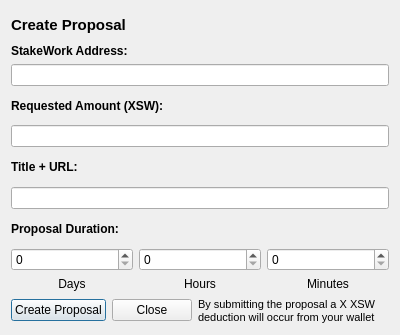
<?xml version="1.0" encoding="UTF-8"?>
<ui version="4.0">
 <class>CommunityFundCreateProposalDialog</class>
 <widget class="QDialog" name="CommunityFundCreateProposalDialog">
  <property name="geometry">
   <rect>
    <x>0</x>
    <y>0</y>
    <width>400</width>
    <height>335</height>
   </rect>
  </property>
  <property name="windowTitle">
   <string>Create Proposal</string>
  </property>
  <layout class="QVBoxLayout" name="verticalLayout_2">
   <item>
    <layout class="QVBoxLayout" name="verticalLayoutProposalDialog">
     <item>
      <widget class="QLabel" name="labelCreateProposalTitle">
       <property name="sizePolicy">
        <sizepolicy hsizetype="Preferred" vsizetype="Minimum">
         <horstretch>0</horstretch>
         <verstretch>0</verstretch>
        </sizepolicy>
       </property>
       <property name="font">
        <font>
         <pointsize>11</pointsize>
         <weight>75</weight>
         <bold>true</bold>
        </font>
       </property>
       <property name="text">
        <string>Create Proposal</string>
       </property>
      </widget>
     </item>
     <item>
      <widget class="QLabel" name="labelStakeWorkAddressTitle">
       <property name="sizePolicy">
        <sizepolicy hsizetype="Preferred" vsizetype="Maximum">
         <horstretch>0</horstretch>
         <verstretch>0</verstretch>
        </sizepolicy>
       </property>
       <property name="font">
        <font>
         <weight>75</weight>
         <bold>true</bold>
        </font>
       </property>
       <property name="text">
        <string>StakeWork Address:</string>
       </property>
      </widget>
     </item>
     <item>
      <widget class="QValidatedLineEdit" name="lineEditStakeworkAddress"/>
     </item>
     <item>
      <widget class="QLabel" name="labelRequestedAmountTitle">
       <property name="sizePolicy">
        <sizepolicy hsizetype="Preferred" vsizetype="Minimum">
         <horstretch>0</horstretch>
         <verstretch>0</verstretch>
        </sizepolicy>
       </property>
       <property name="font">
        <font>
         <weight>75</weight>
         <bold>true</bold>
        </font>
       </property>
       <property name="text">
        <string>Requested Amount (XSW):</string>
       </property>
      </widget>
     </item>
     <item>
      <widget class="StakeWorkAmountField" name="lineEditRequestedAmount"/>
     </item>
     <item>
      <widget class="QLabel" name="labelDescriptionTitle">
       <property name="font">
        <font>
         <weight>75</weight>
         <bold>true</bold>
        </font>
       </property>
       <property name="text">
        <string>Title + URL:</string>
       </property>
      </widget>
     </item>
     <item>
      <widget class="QLineEdit" name="plainTextEditDescription"/>
     </item>
     <item>
      <widget class="QLabel" name="labelProposalDurationTitle">
       <property name="font">
        <font>
         <weight>75</weight>
         <bold>true</bold>
        </font>
       </property>
       <property name="text">
        <string>Proposal Duration:</string>
       </property>
      </widget>
     </item>
     <item>
      <layout class="QHBoxLayout" name="horizontalLayoutDuration">
       <item>
        <layout class="QVBoxLayout" name="verticalLayoutDays">
         <item>
          <widget class="QValidatedSpinBox" name="spinBoxDays">
           <property name="value">
            <number>0</number>
           </property>
          </widget>
         </item>
         <item>
          <widget class="QLabel" name="labelDaysTitle">
           <property name="text">
            <string>Days</string>
           </property>
           <property name="alignment">
            <set>Qt::AlignCenter</set>
           </property>
          </widget>
         </item>
        </layout>
       </item>
       <item>
        <layout class="QVBoxLayout" name="verticalLayoutHours">
         <property name="leftMargin">
          <number>0</number>
         </property>
         <item>
          <widget class="QValidatedSpinBox" name="spinBoxHours"/>
         </item>
         <item>
          <widget class="QLabel" name="labelHoursTitle">
           <property name="text">
            <string>Hours</string>
           </property>
           <property name="alignment">
            <set>Qt::AlignCenter</set>
           </property>
          </widget>
         </item>
        </layout>
       </item>
       <item>
        <layout class="QVBoxLayout" name="verticalLayoutMinutes">
         <property name="leftMargin">
          <number>0</number>
         </property>
         <item>
          <widget class="QValidatedSpinBox" name="spinBoxMinutes"/>
         </item>
         <item>
          <widget class="QLabel" name="labelMinutesTitle">
           <property name="text">
            <string>Minutes</string>
           </property>
           <property name="alignment">
            <set>Qt::AlignCenter</set>
           </property>
          </widget>
         </item>
        </layout>
       </item>
      </layout>
     </item>
     <item>
      <layout class="QHBoxLayout" name="horizontalLayoutCreateProposalButton">
       <item>
        <widget class="QPushButton" name="pushButtonCreateProposal">
         <property name="text">
          <string>Create Proposal</string>
         </property>
        </widget>
       </item>
       <item>
        <widget class="QPushButton" name="pushButtonClose">
         <property name="text">
          <string>Close</string>
         </property>
        </widget>
       </item>
       <item>
        <widget class="QLabel" name="labelWarning">
         <property name="font">
          <font>
           <pointsize>8</pointsize>
          </font>
         </property>
         <property name="text">
          <string>By submitting the proposal a X XSW deduction will occur from your wallet </string>
         </property>
         <property name="wordWrap">
          <bool>true</bool>
         </property>
        </widget>
       </item>
      </layout>
     </item>
    </layout>
   </item>
  </layout>
 </widget>
 <customwidgets>
  <customwidget>
   <class>StakeWorkAmountField</class>
   <extends>QLineEdit</extends>
   <header>stakeworkamountfield.h</header>
   <container>1</container>
  </customwidget>
  <customwidget>
   <class>QValidatedLineEdit</class>
   <extends>QLineEdit</extends>
   <header>qvalidatedlineedit.h</header>
  </customwidget>
  <customwidget>
   <class>QValidatedSpinBox</class>
   <extends>QSpinBox</extends>
   <header>qvalidatedspinbox.h</header>
  </customwidget>
 </customwidgets>
 <resources/>
 <connections/>
</ui>
